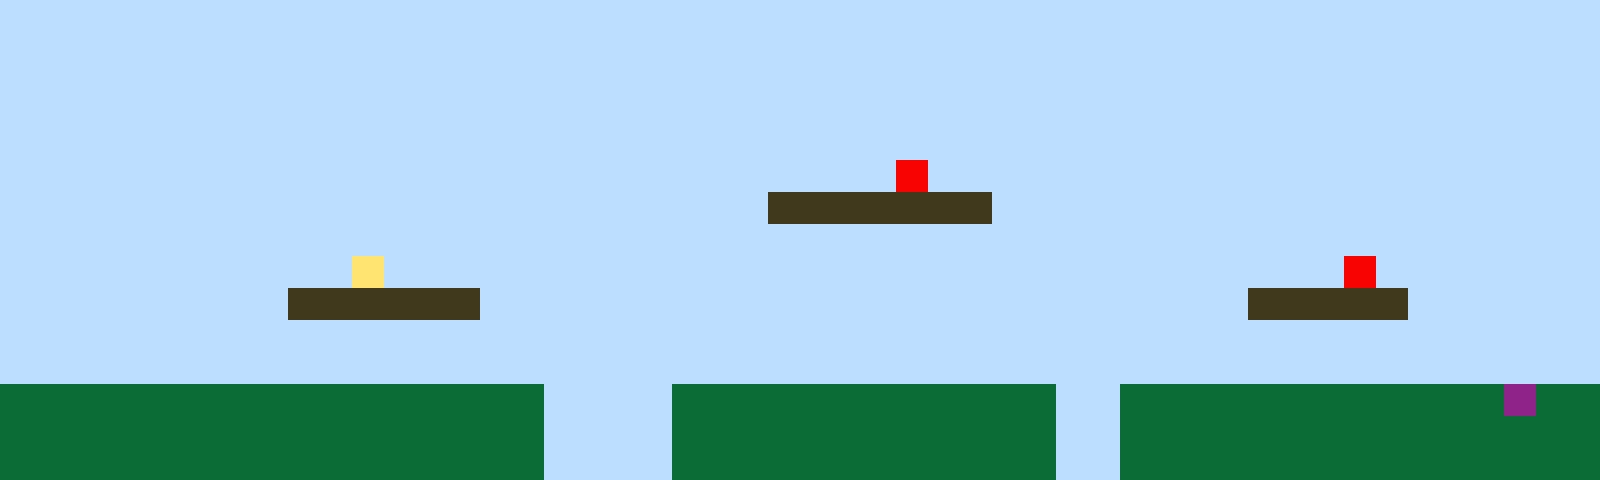

The image is a tile-based game level rendered from a .tmx file. Its description and complete source (layers, tilesets, objects, tile grids) follow:
An orthogonal 50x15 tile map with 32x32 px tiles, 1 tile layer (Tile Layer 1).

<map version="1.10" tiledversion="1.11.2" orientation="orthogonal" renderorder="right-up" width="50" height="15" tilewidth="32" tileheight="32" infinite="0" nextlayerid="2" nextobjectid="1"><editorsettings><export target="map1.csv" format="csv" /></editorsettings><tileset firstgid="1" name="sprites" tilewidth="32" tileheight="32" tilecount="6" columns="3"><image source="sprites.png" width="96" height="64" /></tileset><layer id="1" name="Tile Layer 1" width="50" height="15"><data encoding="csv">1,1,1,1,1,1,1,1,1,1,1,1,1,1,1,1,1,1,1,1,1,1,1,1,1,1,1,1,1,1,1,1,1,1,1,1,1,1,1,1,1,1,1,1,1,1,1,1,1,1,1,1,1,1,1,1,1,1,1,1,1,1,1,1,1,1,1,1,1,1,1,1,1,1,1,1,1,1,1,1,1,1,1,1,1,1,1,1,1,1,1,1,1,1,1,1,1,1,1,1,1,1,1,1,1,1,1,1,1,1,1,1,1,1,1,1,1,1,1,1,1,1,1,1,1,1,1,1,1,1,1,1,1,1,1,1,1,1,1,1,1,1,1,1,1,1,1,1,1,1,1,1,1,1,1,1,1,1,1,1,1,1,1,1,1,1,1,1,1,1,1,1,1,1,1,1,1,1,1,1,1,1,1,1,1,1,1,1,1,1,1,1,1,1,1,1,1,1,1,1,1,1,1,1,1,1,1,1,1,1,1,1,1,1,1,1,1,1,1,1,1,1,1,1,1,1,1,1,1,1,1,1,1,1,1,1,1,1,1,1,1,1,1,1,1,1,1,1,1,1,1,1,1,1,1,1,1,1,1,1,1,1,1,1,1,1,1,1,1,1,1,1,1,1,1,1,1,1,5,1,1,1,1,1,1,1,1,1,1,1,1,1,1,1,1,1,1,1,1,1,1,1,1,1,1,1,1,1,1,1,1,1,1,1,1,1,1,1,1,1,1,1,1,1,3,3,3,3,3,3,3,1,1,1,1,1,1,1,1,1,1,1,1,1,1,1,1,1,1,1,1,1,1,1,1,1,1,1,1,1,1,1,1,1,1,1,1,1,1,1,1,1,1,1,1,1,1,1,1,1,1,1,1,1,1,1,1,1,1,1,1,1,1,1,1,1,1,1,1,1,1,1,1,1,1,1,1,1,1,1,1,4,1,1,1,1,1,1,1,1,1,1,1,1,1,1,1,1,1,1,1,1,1,1,1,1,1,1,1,1,1,1,5,1,1,1,1,1,1,1,1,1,1,1,1,1,1,1,1,3,3,3,3,3,3,1,1,1,1,1,1,1,1,1,1,1,1,1,1,1,1,1,1,1,1,1,1,1,1,3,3,3,3,3,1,1,1,1,1,1,1,1,1,1,1,1,1,1,1,1,1,1,1,1,1,1,1,1,1,1,1,1,1,1,1,1,1,1,1,1,1,1,1,1,1,1,1,1,1,1,1,1,1,1,1,1,1,1,1,1,1,1,1,1,1,1,1,1,1,1,1,1,1,1,1,1,1,1,1,1,1,1,1,1,1,1,1,1,1,1,1,1,1,1,1,1,1,1,1,1,1,1,1,1,1,1,1,1,1,1,2,2,2,2,2,2,2,2,2,2,2,2,2,2,2,2,2,1,1,1,1,2,2,2,2,2,2,2,2,2,2,2,2,1,1,2,2,2,2,2,2,2,2,2,2,2,2,6,2,2,2,2,2,2,2,2,2,2,2,2,2,2,2,2,2,2,2,1,1,1,1,2,2,2,2,2,2,2,2,2,2,2,2,1,1,2,2,2,2,2,2,2,2,2,2,2,2,2,2,2,2,2,2,2,2,2,2,2,2,2,2,2,2,2,2,2,2,1,1,1,1,2,2,2,2,2,2,2,2,2,2,2,2,1,1,2,2,2,2,2,2,2,2,2,2,2,2,2,2,2</data></layer></map>
